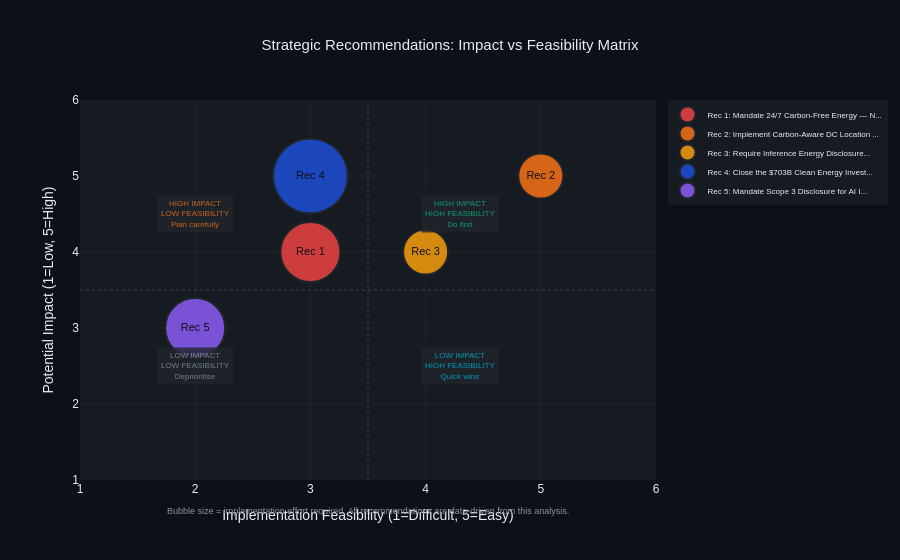

The notebook cell this image was saved under:
### Code cell
# ── What this output does ─────────────────────────────────────────────────────
# The strategic recommendations framework translates every analytical
# finding into five specific, actionable recommendations.
# Each recommendation is:
#   - Directly traceable to a data finding
#   - Targeted at a specific audience (operators / investors / regulators)
#   - Quantified where possible
#   - Prioritised by impact and feasibility
#
# This is the consulting deliverable that answers the "so what?" question.

recommendations = [
    {
        'number':    1,
        'title':     'Mandate 24/7 Carbon-Free Energy — Not Annual Matching',
        'audience':  'Regulators & Policymakers',
        'priority':  'Critical',
        'finding':   'All 4 hyperscalers claim 100% renewable yet emissions '
                     'rose 50%+ since 2020. Annual certificate matching '
                     'allows companies to claim clean energy while running '
                     'on fossil fuels overnight.',
        'action':    'Require hourly carbon-free energy matching (24/7 CFE) '
                     'as the reporting standard. The EU EED and SEC climate '
                     'disclosure rules should adopt 24/7 CFE as the minimum '
                     'threshold for clean energy claims.',
        'impact':    'Would expose the real clean energy gap — estimated at '
                     '20–40 percentage points below current certificate claims.',
        'data_ref':  'Chart 5 (hyperscaler paradox) | Step 5 clustering | '
                     'Scorecard renewable % vs overall score contradiction',
        'color':     PALETTE['red'],
    },
    {
        'number':    2,
        'title':     'Implement Carbon-Aware DC Location Policy',
        'audience':  'DC Operators & Hyperscalers',
        'priority':  'High Impact',
        'finding':   '70x carbon intensity difference between best (Canada West '
                     '9 gCO₂/kWh) and worst (India 630 gCO₂/kWh) DC regions. '
                     'Virginia — the world\'s largest DC market — operates at '
                     '320 gCO₂/kWh, 35x worse than Canada West.',
        'action':    'Route AI training workloads to hydro/nuclear-dominated '
                     'grids. Adopt carbon-aware scheduling for inference. '
                     'Publish workload placement carbon reports annually. '
                     'Prioritise US Pacific Northwest and Canada for new builds.',
        'impact':    'Running 1 TWh of AI compute in Canada West vs India '
                     'saves 621 kt CO₂e — equivalent to 135,000 cars '
                     'removed from the road.',
        'data_ref':  'Cell 5 location arbitrage | Grid carbon sheet | '
                     'Inference calculator France vs US saving',
        'color':     PALETTE['orange'],
    },
    {
        'number':    3,
        'title':     'Require Inference Energy Disclosure for AI Models',
        'audience':  'AI Companies & Regulators',
        'priority':  'High Impact',
        'finding':   '68% of frontier AI models disclose no training energy. '
                     '0% disclose standardised inference energy benchmarks. '
                     'DeepSeek-R1 uses 33 Wh/query vs 0.43 Wh for GPT-4o — '
                     'a 77x difference invisible to users and policymakers.',
        'action':    'Require AI model cards to include: training energy (MWh), '
                     'training CO₂e (tCO₂e), inference energy at production '
                     'scale (Wh/query at 1M queries/day), and water consumption. '
                     'EU AI Act should add energy benchmarks to conformity '
                     'assessments for high-risk AI systems.',
        'impact':    'Would enable carbon-aware model selection. Users and '
                     'enterprises could choose lower-energy models for '
                     'equivalent tasks — reducing inference energy by '
                     'estimated 40–60% through model selection alone.',
        'data_ref':  'Step 2 Chart 3 (scaling law) | Chart 4 (inference) | '
                     'Step 1 Finding 1 (68% undisclosed)',
        'color':     PALETTE['yellow'],
    },
    {
        'number':    4,
        'title':     'Close the $703B Clean Energy Investment Gap',
        'audience':  'Investors & Finance Sector',
        'priority':  'Urgent',
        'finding':   'DC capex grows at ~40%/yr while clean energy contracting '
                     'grows at ~25%/yr. Cumulative 2025–2030 clean energy '
                     'shortfall: 281 TWh requiring $703B in additional '
                     'investment — $117B per year above current trajectory.',
        'action':    'Require DC operators to contract new (additional) clean '
                     'energy capacity proportional to new DC builds — not '
                     'purchase existing certificates. Green bonds and '
                     'sustainability-linked loans should tie pricing to '
                     '24/7 CFE coverage, not annual renewable %. '
                     'ESG ratings should weight 24/7 CFE over certificate %.',
        'impact':    'Closing the gap would keep DC emissions on an IEA NZE '
                     'trajectory. Failing to close it adds an estimated '
                     '200+ MtCO₂e of avoidable emissions by 2030.',
        'data_ref':  'Cell 6 investment gap analysis | Step 4 renewable gap | '
                     'Step 3 DC capex coefficient (+33.7 TWh per $1B)',
        'color':     PALETTE['blue'],
    },
    {
        'number':    5,
        'title':     'Mandate Scope 3 Disclosure for AI Infrastructure',
        'audience':  'Regulators & Boards',
        'priority':  'Structural',
        'finding':   'Scope 3 = 65–97% of hyperscaler total emissions yet '
                     'is the least regulated category. Microsoft\'s Scope 3 '
                     'grew 30.9% in FY23. The industry\'s combined indirect '
                     'emissions rose 150% from 2020–2023 (ITU/WBA 2024). '
                     'Current market-based Scope 2 accounting makes this '
                     'invisible in sustainability reports.',
        'action':    'Extend EU CSRD and SEC climate disclosure to require '
                     'AI-specific Scope 3 categories: hardware supply chain '
                     'emissions, customer inference energy, and embodied '
                     'carbon in DC construction. Standardise reporting '
                     'methodology across all hyperscalers.',
        'impact':    'Would expose the true carbon footprint of AI — estimated '
                     '3–5x larger than current Scope 1+2 disclosures suggest. '
                     'Creates accountability for the full lifecycle emissions '
                     'of AI infrastructure buildout.',
        'data_ref':  'Step 5 scorecard Scope 3 column | Chart 5 paradox | '
                     'Hyperscaler sustainability sheet Scope 3 column',
        'color':     PALETTE['purple'],
    },
]

# ── Print recommendations ─────────────────────────────────────────────────────
print("STRATEGIC RECOMMENDATIONS FRAMEWORK")
print("AI Infrastructure & Data Center Sustainability")
print("=" * 70)

for rec in recommendations:
    print(f"\n  {'━'*66}")
    print(f"  REC {rec['number']}: {rec['title']}")
    print(f"  Audience : {rec['audience']}")
    print(f"  Priority : {rec['priority']}")
    print(f"  {'─'*66}")
    print(f"  FINDING  : {rec['finding']}")
    print(f"  ACTION   : {rec['action']}")
    print(f"  IMPACT   : {rec['impact']}")
    print(f"  DATA     : {rec['data_ref']}")

print(f"\n  {'━'*66}")

# ── Visualise as priority matrix ──────────────────────────────────────────────
# Impact (y) vs Feasibility (x) — standard consulting 2x2 matrix
# Each recommendation is plotted as a bubble

impact      = [4, 5, 4, 5, 3]    # 1-5 scale
feasibility = [3, 5, 4, 3, 2]    # 1-5 scale
effort      = [4, 3, 3, 5, 4]    # bubble size = effort required
labels      = [f"Rec {r['number']}\n{r['title'][:20]}..."
               for r in recommendations]
colors      = [r['color'] for r in recommendations]

fig = make_fig()

for i, (imp, feas, eff, label, color) in enumerate(
    zip(impact, feasibility, effort, labels, colors)
):
    fig.add_trace(go.Scatter(
        x=[feas],
        y=[imp],
        mode='markers+text',
        marker=dict(
            size=eff * 15,
            color=color,
            opacity=0.85,
            line=dict(color='#21262D', width=2)
        ),
        text=[f"Rec {i+1}"],
        textposition='middle center',
        textfont=dict(size=11, color='#0D1117', family='Arial'),
        name=f"Rec {i+1}: {recommendations[i]['title'][:35]}...",
        hovertemplate=(
            f"<b>Recommendation {i+1}</b><br>"
            f"{recommendations[i]['title']}<br>"
            f"Impact: {imp}/5<br>"
            f"Feasibility: {feas}/5<br>"
            f"Audience: {recommendations[i]['audience']}<br>"
            "<extra></extra>"
        ),
        showlegend=True
    ))

# Quadrant lines
fig.add_hline(y=3.5, line_dash='dot', line_color='#30363D',
              line_width=1.5)
fig.add_vline(x=3.5, line_dash='dot', line_color='#30363D',
              line_width=1.5)

# Quadrant labels
quadrant_labels = [
    (4.3, 4.5, 'HIGH IMPACT<br>HIGH FEASIBILITY<br>Do first',
     PALETTE['green']),
    (2.0, 4.5, 'HIGH IMPACT<br>LOW FEASIBILITY<br>Plan carefully',
     PALETTE['orange']),
    (4.3, 2.5, 'LOW IMPACT<br>HIGH FEASIBILITY<br>Quick wins',
     PALETTE['cyan']),
    (2.0, 2.5, 'LOW IMPACT<br>LOW FEASIBILITY<br>Deprioritise',
     PALETTE['grey']),
]
for x, y, text, color in quadrant_labels:
    fig.add_annotation(
        x=x, y=y, text=text,
        showarrow=False,
        font=dict(size=8, color=color),
        bgcolor='#21262D',
        borderpad=3, opacity=0.8
    )

fig.update_layout(
    title=dict(
        text='Strategic Recommendations: Impact vs Feasibility Matrix',
        font=dict(size=15, color='#E6EDF3'), x=0.5
    ),
    xaxis=dict(
        title='Implementation Feasibility (1=Difficult, 5=Easy)',
        range=[1, 6],
        gridcolor='#21262D', dtick=1
    ),
    yaxis=dict(
        title='Potential Impact (1=Low, 5=High)',
        range=[1, 6],
        gridcolor='#21262D', dtick=1
    ),
    height=560,
    legend=dict(
        x=1.02, y=1.0,
        xanchor='left', yanchor='top',
        bgcolor='#161B22', bordercolor='#30363D',
        font=dict(size=8)
    ),
    annotations=list(fig.layout.annotations) + [
        go.layout.Annotation(
            text='Bubble size = implementation effort required. '
                 'All recommendations are data-driven from this analysis.',
            x=0.5, y=-0.10,
            xref='paper', yref='paper',
            showarrow=False,
            font=dict(size=9, color='#8B949E')
        )
    ]
)

fig.write_html(str(OUT_DIR / "06_recommendations_matrix.html"))
fig.show()
print("\n✅ Recommendations matrix saved")

### Figure 1 — Plotly figure (JSON) as saved in the notebook; plotly's stock layout.template omitted (floating-point values rounded to 4 significant figures)
{"data": [{"hovertemplate": "<b>Recommendation 1</b><br>Mandate 24/7 Carbon-Free Energy — Not Annual Matching<br>Impact: 4/5<br>Feasibility: 3/5<br>Audience: Regulators & Policymakers<br><extra></extra>", "marker": {"color": "#EF4444", "line": {"color": "#21262D", "width": 2}, "opacity": 0.85, "size": 60}, "mode": "markers+text", "name": "Rec 1: Mandate 24/7 Carbon-Free Energy — N...", "showlegend": true, "text": ["Rec 1"], "textfont": {"color": "#0D1117", "family": "Arial", "size": 11}, "textposition": "middle center", "type": "scatter", "x": [3], "y": [4]}, {"hovertemplate": "<b>Recommendation 2</b><br>Implement Carbon-Aware DC Location Policy<br>Impact: 5/5<br>Feasibility: 5/5<br>Audience: DC Operators & Hyperscalers<br><extra></extra>", "marker": {"color": "#F97316", "line": {"color": "#21262D", "width": 2}, "opacity": 0.85, "size": 45}, "mode": "markers+text", "name": "Rec 2: Implement Carbon-Aware DC Location ...", "showlegend": true, "text": ["Rec 2"], "textfont": {"color": "#0D1117", "family": "Arial", "size": 11}, "textposition": "middle center", "type": "scatter", "x": [5], "y": [5]}, {"hovertemplate": "<b>Recommendation 3</b><br>Require Inference Energy Disclosure for AI Models<br>Impact: 4/5<br>Feasibility: 4/5<br>Audience: AI Companies & Regulators<br><extra></extra>", "marker": {"color": "#F59E0B", "line": {"color": "#21262D", "width": 2}, "opacity": 0.85, "size": 45}, "mode": "markers+text", "name": "Rec 3: Require Inference Energy Disclosure...", "showlegend": true, "text": ["Rec 3"], "textfont": {"color": "#0D1117", "family": "Arial", "size": 11}, "textposition": "middle center", "type": "scatter", "x": [4], "y": [4]}, {"hovertemplate": "<b>Recommendation 4</b><br>Close the $703B Clean Energy Investment Gap<br>Impact: 5/5<br>Feasibility: 3/5<br>Audience: Investors & Finance Sector<br><extra></extra>", "marker": {"color": "#1D4ED8", "line": {"color": "#21262D", "width": 2}, "opacity": 0.85, "size": 75}, "mode": "markers+text", "name": "Rec 4: Close the $703B Clean Energy Invest...", "showlegend": true, "text": ["Rec 4"], "textfont": {"color": "#0D1117", "family": "Arial", "size": 11}, "textposition": "middle center", "type": "scatter", "x": [3], "y": [5]}, {"hovertemplate": "<b>Recommendation 5</b><br>Mandate Scope 3 Disclosure for AI Infrastructure<br>Impact: 3/5<br>Feasibility: 2/5<br>Audience: Regulators & Boards<br><extra></extra>", "marker": {"color": "#8B5CF6", "line": {"color": "#21262D", "width": 2}, "opacity": 0.85, "size": 60}, "mode": "markers+text", "name": "Rec 5: Mandate Scope 3 Disclosure for AI I...", "showlegend": true, "text": ["Rec 5"], "textfont": {"color": "#0D1117", "family": "Arial", "size": 11}, "textposition": "middle center", "type": "scatter", "x": [2], "y": [3]}], "layout": {"annotations": [{"bgcolor": "#21262D", "borderpad": 3, "font": {"color": "#10B981", "size": 8}, "opacity": 0.8, "showarrow": false, "text": "HIGH IMPACT<br>HIGH FEASIBILITY<br>Do first", "x": 4.3, "y": 4.5}, {"bgcolor": "#21262D", "borderpad": 3, "font": {"color": "#F97316", "size": 8}, "opacity": 0.8, "showarrow": false, "text": "HIGH IMPACT<br>LOW FEASIBILITY<br>Plan carefully", "x": 2, "y": 4.5}, {"bgcolor": "#21262D", "borderpad": 3, "font": {"color": "#00B4D8", "size": 8}, "opacity": 0.8, "showarrow": false, "text": "LOW IMPACT<br>HIGH FEASIBILITY<br>Quick wins", "x": 4.3, "y": 2.5}, {"bgcolor": "#21262D", "borderpad": 3, "font": {"color": "#8B949E", "size": 8}, "opacity": 0.8, "showarrow": false, "text": "LOW IMPACT<br>LOW FEASIBILITY<br>Deprioritise", "x": 2, "y": 2.5}, {"font": {"color": "#8B949E", "size": 9}, "showarrow": false, "text": "Bubble size = implementation effort required. All recommendations are data-driven from this analysis.", "x": 0.5, "xref": "paper", "y": -0.1, "yref": "paper"}], "font": {"color": "#E6EDF3", "family": "Arial"}, "height": 560, "legend": {"bgcolor": "#161B22", "bordercolor": "#30363D", "font": {"size": 8}, "x": 1.02, "xanchor": "left", "y": 1, "yanchor": "top"}, "paper_bgcolor": "#0D1117", "plot_bgcolor": "#161B22", "shapes": [{"line": {"color": "#30363D", "dash": "dot", "width": 1.5}, "type": "line", "x0": 0, "x1": 1, "xref": "x domain", "y0": 3.5, "y1": 3.5, "yref": "y"}, {"line": {"color": "#30363D", "dash": "dot", "width": 1.5}, "type": "line", "x0": 3.5, "x1": 3.5, "xref": "x", "y0": 0, "y1": 1, "yref": "y domain"}], "title": {"font": {"color": "#E6EDF3", "size": 15}, "text": "Strategic Recommendations: Impact vs Feasibility Matrix", "x": 0.5}, "xaxis": {"dtick": 1, "gridcolor": "#21262D", "range": [1, 6], "title": {"text": "Implementation Feasibility (1=Difficult, 5=Easy)"}}, "yaxis": {"dtick": 1, "gridcolor": "#21262D", "range": [1, 6], "title": {"text": "Potential Impact (1=Low, 5=High)"}}}}
